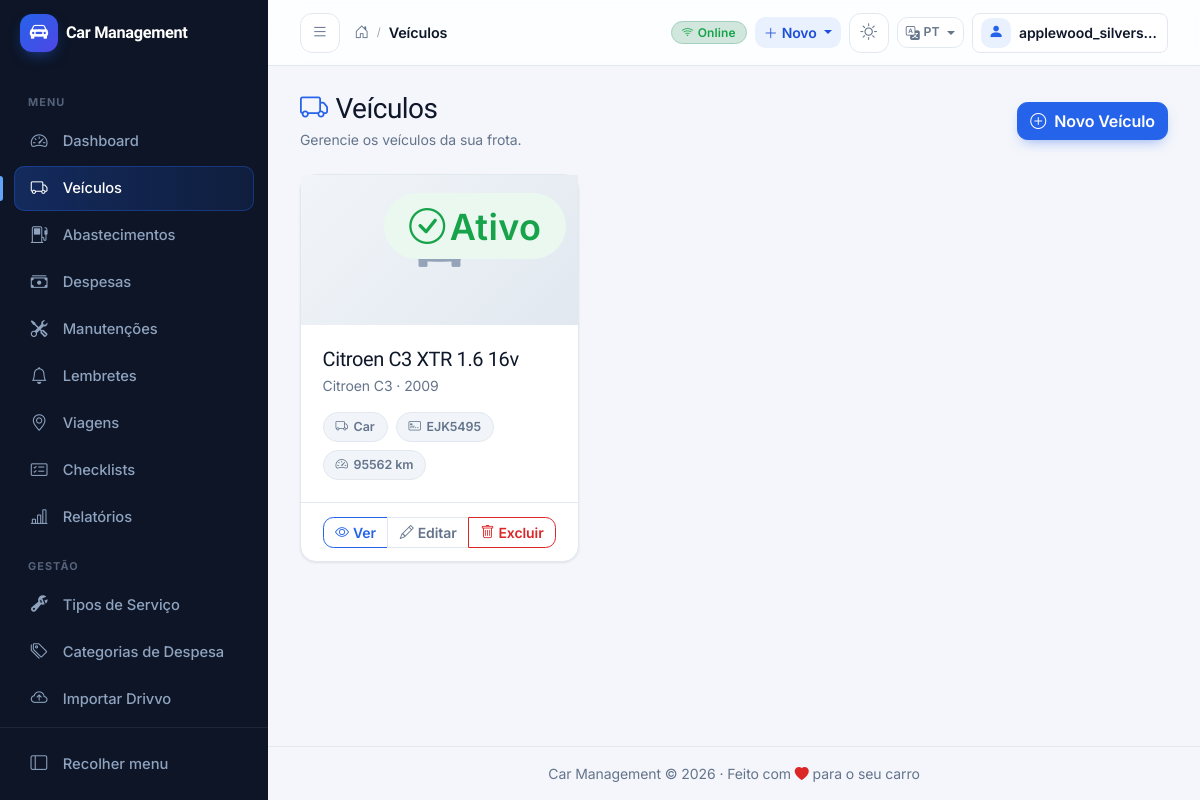
Screenshot of /vehicles/ (signed in) with the database file from the repository.
### apps/users/models.py (models this page shows, shortened)
class User(AbstractUser):
    objects = CustomUserManager()
    username = models.CharField(
        _("username"),
        max_length=150,
        unique=True,
        blank=True,
        null=True,
        help_text=_(
            "Optional. 150 characters or fewer. Letters, digits and @/./+/-/_ only."
        ),
    )
    email = models.EmailField(_("email address"), unique=True)
    USERNAME_FIELD = "email"
    REQUIRED_FIELDS = []  # Email is already required
    class Meta:
        verbose_name = _("user")
        verbose_name_plural = _("users")
        db_table = "users_user"

### apps/vehicles/models.py (models this page shows, shortened)
class Vehicle(models.Model):
    id = models.UUIDField(primary_key=True, default=uuid.uuid4, editable=False)
    owner_primary = models.ForeignKey(
        settings.AUTH_USER_MODEL,
        on_delete=models.CASCADE,
        related_name="vehicles",
        verbose_name=_("primary owner"),
    )
    name = models.CharField(_("name"), max_length=100)
    brand = models.CharField(_("brand"), max_length=100)
    model = models.CharField(_("model"), max_length=100)
    version = models.CharField(_("version"), max_length=100, blank=True)
    year = models.PositiveIntegerField(_("year"))
    plate = models.CharField(
        _("plate"),
        max_length=20,
        blank=True,
        help_text=_("Vehicle license plate"),
    )
    color = models.CharField(_("color"), max_length=50, blank=True)
    vehicle_type = models.CharField(
        _("vehicle type"),
        max_length=20,
        choices=VehicleType.choices,
        default=VehicleType.CAR,
    )
    fuel_control_type = models.CharField(
        _("fuel control type"),
        max_length=10,
        choices=FuelControlType.choices,
        default=FuelControlType.SINGLE,
    )
    initial_odometer = models.PositiveIntegerField(
        _("initial odometer"),
        default=0,
        help_text=_("Odometer reading when vehicle was added"),
    )
    current_odometer_cache = models.PositiveIntegerField(
        _("current odometer"),
        default=0,
        help_text=_("Cached current odometer reading (updated on each record)"),
    )
    is_active = models.BooleanField(_("active"), default=True)
    notes = models.TextField(_("notes"), blank=True)
    photo = models.ImageField(
        _("photo"),
        upload_to="vehicles/",
        blank=True,
        null=True,
    )
    created_at = models.DateTimeField(_("created at"), auto_now_add=True)
    updated_at = models.DateTimeField(_("updated at"), auto_now=True)
    class Meta:
        verbose_name = _("vehicle")
        verbose_name_plural = _("vehicles")
        db_table = "vehicles_vehicle"
        ordering = ["-created_at"]
        indexes = [
            models.Index(fields=["owner_primary", "is_active"]),
            models.Index(fields=["owner_primary", "name"]),
            models.Index(fields=["plate"]),
        ]

### apps/vehicles/views.py (the view)
# urls.py: path("", views.VehicleListView.as_view(), name="list"),
class VehicleListView(LoginRequiredMixin, ListView):
    model = Vehicle
    template_name = "vehicles/vehicle_list.html"
    context_object_name = "vehicles"
    paginate_by = 10
    def get_queryset(self):
        return Vehicle.objects.filter(
            owner_primary=self.request.user,
            is_active=True,
        ).order_by("-created_at")

### templates/vehicles/vehicle_list.html (shortened to what this page needs)
{% extends "base.html" %}
{% block breadcrumbs %}<span class="current">Veículos</span>{% endblock %}
{% block content %}
<div class="cm-page">
    <div class="d-flex flex-wrap justify-content-between align-items-center gap-2 mb-4">
        <div>
            <h1 class="h3 mb-1"><i class="bi bi-truck me-2 text-primary"></i>Veículos</h1>
            <p class="text-muted small mb-0">Gerencie os veículos da sua frota.</p>
        </div>
        <a href="{% url 'vehicles:create' %}" class="btn btn-primary">
            <i class="bi bi-plus-circle me-2"></i>Novo Veículo
        </a>
    </div>
    {% if vehicles %}
    <div class="row g-3">
        {% for vehicle in vehicles %}
        <div class="col-12 col-md-6 col-xl-4">
            <div class="card card-hover h-100">
                <div class="cm-vehicle-photo">
                    <span class="cm-vehicle-status">
                        {% if vehicle.is_active %}
                        <span class="badge" style="background:var(--cm-success-soft);color:var(--cm-success)"><i class="bi bi-check-circle me-1"></i>Ativo</span>
                        {% else %}
                        <span class="badge" style="background:var(--cm-surface-2);color:var(--cm-text-muted)"><i class="bi bi-pause-circle me-1"></i>Inativo</span>
                        {% endif %}
                    </span>
                </div>
                <div class="card-body">
                    <h5 class="card-title mb-1">{{ vehicle.name }}</h5>
                    <p class="text-muted small mb-3">{{ vehicle.brand }} {{ vehicle.model }} &middot; {{ vehicle.year|default:"--" }}</p>
                    <div class="d-flex flex-wrap gap-2">
                        <span class="cm-chip"><i class="bi bi-truck"></i>{{ vehicle.get_vehicle_type_display }}</span>
                        {% if vehicle.plate %}<span class="cm-chip"><i class="bi bi-credit-card-2-front"></i>{{ vehicle.plate }}</span>{% endif %}
                        <span class="cm-chip"><i class="bi bi-speedometer2"></i>{{ vehicle.current_odometer_cache|default:"--" }} km</span>
                    </div>
                </div>
                <div class="card-footer">
                    <div class="btn-group w-100" role="group" aria-label="Ações do veículo">
                        <a href="{% url 'vehicles:detail' vehicle.id %}" class="btn btn-outline-primary btn-sm" title="Ver detalhes"><i class="bi bi-eye me-1"></i>Ver</a>
                        <a href="{% url 'vehicles:update' vehicle.id %}" class="btn btn-outline-secondary btn-sm" title="Editar"><i class="bi bi-pencil me-1"></i>Editar</a>
                        <button type="button" class="btn btn-outline-danger btn-sm" title="Excluir" data-bs-toggle="modal" data-bs-target="#deleteModal{{ vehicle.id }}"><i class="bi bi-trash me-1"></i>Excluir</button>
                    </div>
                </div>
            </div>
        </div>
        {% endfor %}
    </div>
    {% endif %}
</div>
{% endblock %}

### templates/base.html (shortened to what this page needs)
{% load static %}
{% load django_htmx %}
{% load i18n %}
<!DOCTYPE html>
<html lang="{{ request.LANGUAGE_CODE|default:'pt-br' }}" data-bs-theme="light">
<head>
    <link href="https://cdn.jsdelivr.net/npm/bootstrap@5.3.3/dist/css/bootstrap.min.css" rel="stylesheet">
    <link href="https://cdn.jsdelivr.net/npm/bootstrap-icons@1.11.1/font/bootstrap-icons.css" rel="stylesheet">
    <link rel="stylesheet" href="{% static 'css/custom.css' %}">
</head>
<body hx-headers='{"X-CSRFToken": "{{ csrf_token }}"}'>
<div class="cm-shell">
    <aside class="cm-sidebar" id="cmSidebar" aria-label="Navegação principal">
        <div class="cm-sidebar-brand d-flex align-items-center justify-content-between">
            <div class="d-flex align-items-center gap-2">
                <span class="cm-brand-logo"><i class="bi bi-car-front-fill"></i></span>
                <span class="cm-brand-text">Car Management</span>
            </div>
        </div>
        <nav class="cm-sidebar-nav">
            <div class="cm-nav-label">Menu</div>
            <a class="cm-nav-link {% if request.resolver_match.url_name == 'home' %}active{% endif %}"
               href="{% url 'dashboard:home' %}" title="Dashboard">
                <i class="bi bi-speedometer2"></i><span>Dashboard</span>
            </a>
            <a class="cm-nav-link {% if 'vehicles' in request.path %}active{% endif %}"
               href="{% url 'vehicles:list' %}" title="Veículos">
                <i class="bi bi-truck"></i><span>Veículos</span>
            </a>
            <a class="cm-nav-link {% if 'fuel' in request.path %}active{% endif %}"
               href="{% url 'fuel:list' %}" title="Abastecimentos">
                <i class="bi bi-fuel-pump"></i><span>Abastecimentos</span>
            </a>
            <a class="cm-nav-link {% if 'expenses' in request.path and 'category' not in request.path %}active{% endif %}"
               href="{% url 'expenses:list' %}" title="Despesas">
                <i class="bi bi-cash-stack"></i><span>Despesas</span>
            </a>
            <a class="cm-nav-link {% if 'maintenance' in request.path %}active{% endif %}"
               href="{% url 'maintenance:list' %}" title="Manutenções">
                <i class="bi bi-tools"></i><span>Manutenções</span>
            </a>
            <a class="cm-nav-link {% if 'reminders' in request.path %}active{% endif %}"
               href="{% url 'reminders:list' %}" title="Lembretes">
                <i class="bi bi-bell"></i><span>Lembretes</span>
            </a>
            <a class="cm-nav-link {% if 'trips' in request.path %}active{% endif %}"
               href="{% url 'trips:list' %}" title="Viagens e Percursos">
                <i class="bi bi-geo-alt"></i><span>Viagens</span>
            </a>
            <a class="cm-nav-link {% if 'checklists' in request.path %}active{% endif %}"
               href="{% url 'checklists:list' %}" title="Checklists de Inspeção">
                <i class="bi bi-card-checklist"></i><span>Checklists</span>
            </a>
            <a class="cm-nav-link {% if 'reports' in request.path %}active{% endif %}"
               href="{% url 'reports:hub' %}" title="Relatórios e Análises">
                <i class="bi bi-bar-chart-line"></i><span>Relatórios</span>
            </a>
            <div class="cm-nav-label">Gestão</div>
            <a class="cm-nav-link {% if 'service-types' in request.path %}active{% endif %}"
               href="{% url 'maintenance:service_type_list' %}" title="Tipos de Serviço">
                <i class="bi bi-wrench-adjustable"></i><span>Tipos de Serviço</span>
            </a>
            <a class="cm-nav-link {% if 'category' in request.path %}active{% endif %}"
               href="{% url 'expenses:category_list' %}" title="Categorias de despesa">
                <i class="bi bi-tags"></i><span>Categorias de Despesa</span>
            </a>
            <a class="cm-nav-link {% if 'imports' in request.path %}active{% endif %}"
               href="{% url 'imports:import_drivvo' %}" title="Importar dados do Drivvo">
                <i class="bi bi-cloud-arrow-up"></i><span>Importar Drivvo</span>
            </a>
            <div class="cm-nav-label">Conta</div>
        </nav>
        <div class="cm-sidebar-footer">
            <button type="button" class="cm-nav-link w-100 border-0 bg-transparent text-start" data-sidebar-toggle title="Recolher menu">
                <i class="bi bi-layout-sidebar"></i><span class="cm-collapse-hint">Recolher menu</span>
            </button>
        </div>
    </aside>
    <div class="cm-main">
        <header class="cm-topbar">
            <div class="cm-topbar-start">
                <button type="button" class="cm-icon-btn" data-sidebar-toggle aria-label="Alternar menu">
                    <i class="bi bi-list"></i>
                </button>
                <nav class="cm-breadcrumb d-none d-md-flex" aria-label="breadcrumb">
                    <a href="{% url 'dashboard:home' %}"><i class="bi bi-house-door"></i></a>
                    <span class="cm-breadcrumb-sep">/</span>
                    {% block breadcrumbs %}<span class="current">Car Management</span>{% endblock %}
                </nav>
            </div>
            <div class="cm-topbar-end">
                <span class="cm-network-pill badge bg-success-subtle text-success border border-success-subtle" onclick="openOfflineSyncModal()" role="button" title="Status de conexão">
                    <i class="bi bi-wifi me-1"></i>Online
                </span>
                <div class="dropdown">
                    <button class="btn btn-soft btn-sm dropdown-toggle" type="button" data-bs-toggle="dropdown" aria-expanded="false">
                        <i class="bi bi-plus-lg me-1"></i>Novo
                    </button>
                </div>
                <button type="button" class="cm-icon-btn cm-theme-toggle" aria-label="Alternar tema claro/escuro" title="Alternar tema">
                    <i class="bi bi-sun cm-theme-icon-sun"></i>
                </button>
                {% get_current_language as CURRENT_LANG %}
                <div class="dropdown">
                    <button class="btn btn-sm btn-outline-secondary d-flex align-items-center gap-1 dropdown-toggle" type="button" data-bs-toggle="dropdown" aria-expanded="false" title="Selecionar idioma / Select language">
                        <i class="bi bi-translate"></i>
                        <span class="text-uppercase small fw-semibold">
                            {% if 'en' in CURRENT_LANG %}EN{% elif 'es' in CURRENT_LANG %}ES{% else %}PT{% endif %}
                        </span>
                    </button>
                </div>
                <div class="dropdown">
                    <button class="btn btn-sm d-flex align-items-center gap-2 border rounded-3 px-2 py-1" style="background:var(--cm-surface)" type="button" data-bs-toggle="dropdown" aria-expanded="false">
                        <span class="cm-avatar-sm"><i class="bi bi-person-fill"></i></span>
                        <span class="d-none d-md-inline text-truncate" style="max-width:140px">{{ user.email }}</span>
                    </button>
                </div>
            </div>
        </header>
        <main class="cm-content" id="mainContent">
            {% block content %}{% endblock %}
        </main>
        <footer class="py-3 px-4 border-top text-center small" style="color:var(--cm-text-muted)">
            <span>Car Management</span> &copy; {% now "Y" %} &middot; Feito com <i class="bi bi-heart-fill" style="color:var(--cm-danger)"></i> para o seu carro
        </footer>
    </div>
</div>
</body>
</html>

### rows the page displays
User: email "applewood_silvers…"
Vehicle: is_active True (drawn), name "Citroen C3 XTR 1.6 16v", brand "Citroen", model "C3", year "2009", vehicle_type "Car", plate "EJK5495", current_odometer_cache "95562"
